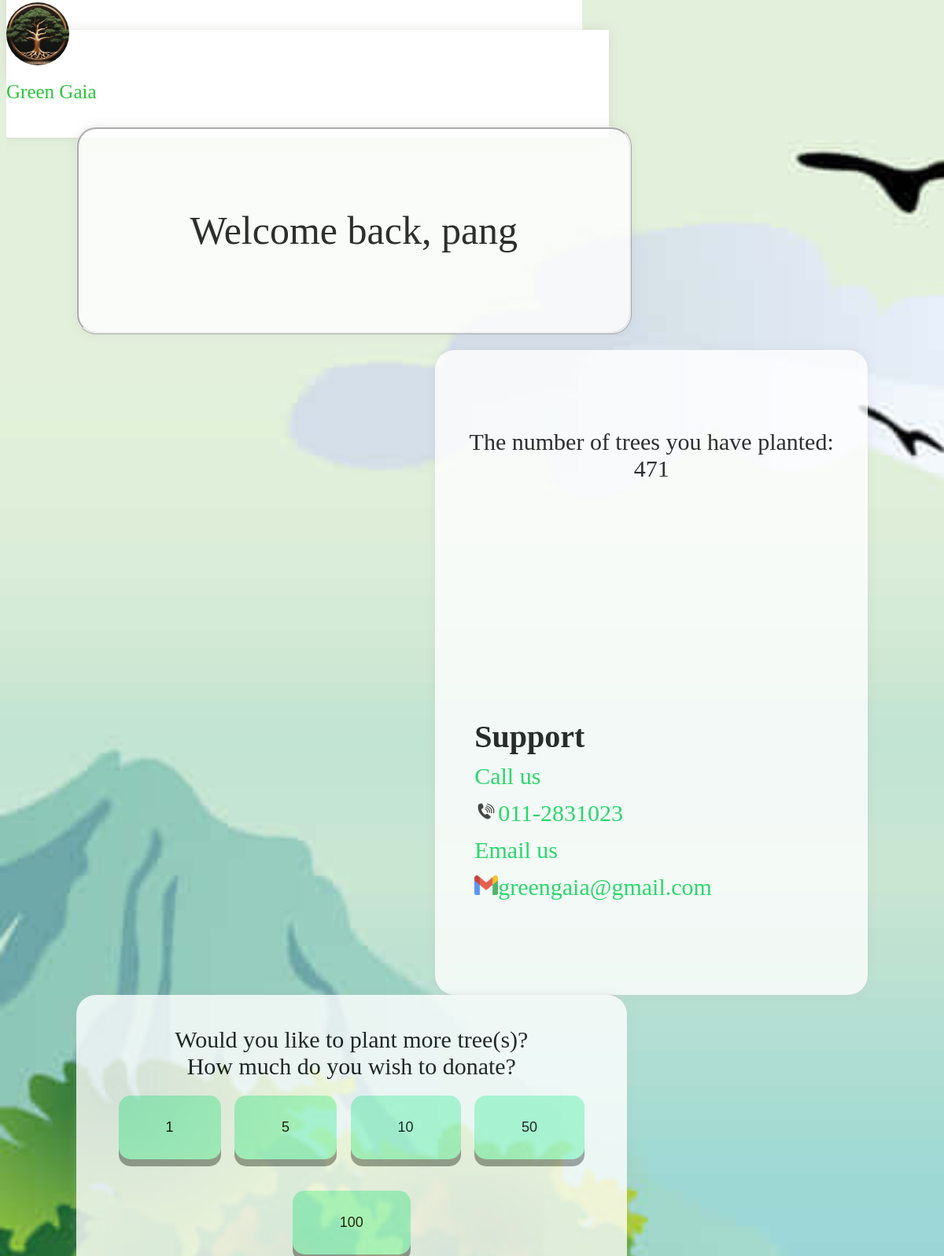
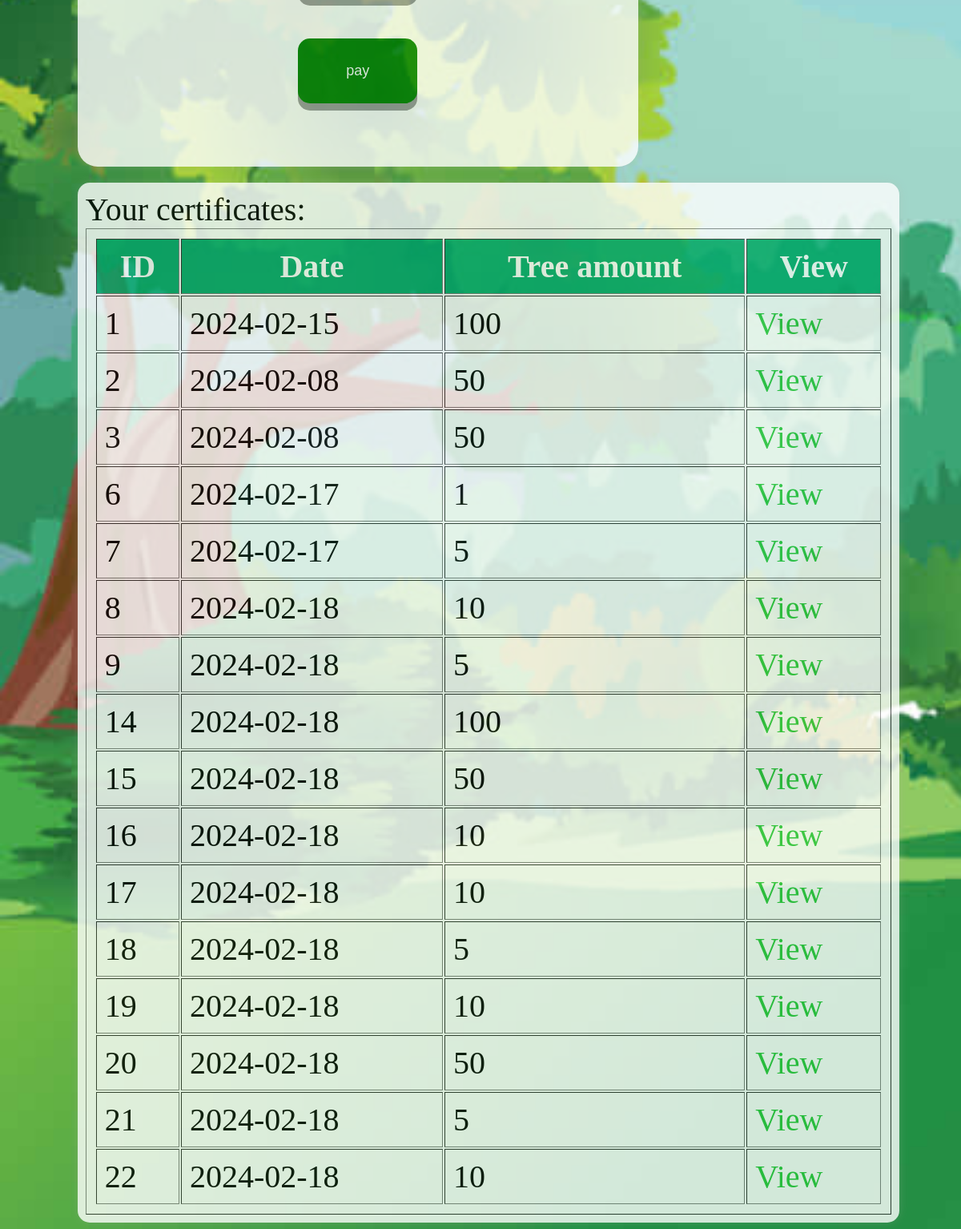
Screenshot of /Assignment/Member.php (signed in) with the database file from the repository (2 pictures, top to bottom).
### tables this page shows
CREATE TABLE `payment` (
  `payment_id` int(11) NOT NULL,
  `user_id` int(11) NOT NULL,
  `amount` int(100) NOT NULL,
  `date` date NOT NULL,
  `tree_amount` int(100) NOT NULL,
  `certificate_id` int(11) NOT NULL
);

### Assignment/Member.php (the view, shortened to what this page needs)
<?php
    $user_id = $_SESSION["user_id"];
    $username = $_SESSION["username"];
    include "dbConn.php";
?>
<!DOCTYPE html>
<html lang="en">
<head>
</head>
<body>
    <div class="box1">
        <ul>
            <li><a href="Main Page.html"><img class="logo1" src="Tree logo.jpg" alt="Tree Logo"></a></li>
            <li><a href="Main Page.html">Green Gaia</a></li>
    </div>
    <div id="bigbox">
        <div id="welcomebox">Welcome back, <?php echo $username; ?></div>
        <div id="treebox">The number of trees you have planted:<br>
        <?php
        $query = "SELECT SUM(tree_amount) as TTS FROM payment WHERE user_id like '%$user_id%'";
        $results = mysqli_query($connection, $query);
        if(mysqli_num_rows($results)>0) {
            $row = mysqli_fetch_assoc($results);
            echo $row["TTS"];
        }
        else {
            echo "No record found :(";
        }
        ?>
            <div id="treebox2"><b>Support</b><br>
                <span class="callus">Call us<br><img src="phone logo.jpg" class="imgcontact">011-2831023<br>
                Email us<br><img src="gmail icon.png" class="imgcontact">greengaia@gmail.com</span></div>
        </div>
        <div id="paymentbox">Would you like to plant more tree(s)?<br>
        How much do you wish to donate?<br>
        <form action="Member.php" method="post">
            <input type="submit" name="button1" class="button" value="1" />
            <input type="submit" name="button2" class="button" value="5" />
            <input type="submit" name="button3" class="button" value="10" />
            <input type="submit" name="button4" class="button" value="50" />
            <input type="submit" name="button5" class="button" value="100" />
        </form>
        <div style="padding: 10px 330px 0px  0px;"></div>
        <form action="payment.php" method="post">
            <input type="submit" name="paybtn" class="button paybutton" value="pay">
        </form>
        </div>
        <div id="certificate">Your certificates:
            <?php
            $query = "SELECT * FROM payment where user_id LIKE '%$user_id%'";
            $results = mysqli_query($connection, $query);
            if(mysqli_num_rows($results)>0) {
                echo "<table border=1 class=table>
                <tr class=tablerow>
                    <th>ID</th>
                    <th>Date</th>
                    <th>Tree amount</th>
                    <th>View</th>
                </tr>";
                while($row = mysqli_fetch_assoc($results))
                {
            ?>
                    <tr>
                        <td><?php echo $row['payment_id']; ?> </td>
                        <td><?php echo $row['date']; ?> </td>
                        <td><?php echo $row['tree_amount']; ?> </td>
                        <td><a href="showcert.php?certificate_id=<?php echo $row['certificate_id'];?>&date=<?php echo $row['date'];?>">View</a></td>
                    </tr>
                <?php
                }
                } else {
                    echo 'Sorry no record found';
                }
                ?>
        </div>
    </div>
</body>
</html>

### Assignment/Member.php (style rules this page uses)
body { background-image: url(forest-background.jpg); background-repeat: no-repeat; background-size: cover; }
#bigbox { width: 85%; margin-top: 30px; margin-left: 7.5%; opacity: 0.8; }
#welcomebox { width: 700px; top: 0px; left: 0px; text-align: center; padding: 100px 0px; font-size: 50px; float:left; border-radius: 25px; border-style: ridge; background-color: white; margin-bottom: 20px; box-shadow: rgba(179, 172, 168, 0.55) 0px 0px 15px -4px; }
#treebox { height: 720px; width: 550px; background-color: white; float: right; text-align: center; padding-top: 100px; font-size: 30px; box-shadow: rgba(179, 172, 168, 0.55) 0px 0px 15px -4px; border-radius: 25px; }
#treebox2 { height: 300px; width: 500px; background-color: white; padding-top: 300px; padding-left: 50px; font-size: 40px; text-align: left; }
#paymentbox { height: 500px; width: 700px; top: 0px; left: 0px; text-align: center; padding-top: 40px; margin-bottom: 20px; font-size: 30px; float:left; background-color: white; box-shadow: rgba(179, 172, 168, 0.55) 0px 0px 15px -4px; border-radius: 25px; }
.button { border: none; padding: 30px 60px; text-align: center; font-size: 16px; margin: 20px 5px; cursor: pointer; border-radius: 15px; font-size: large; box-shadow: 0 9px #999; background-color: #aafad3; }
.paybutton { background-color: green; color: white; }
#certificate { height: 100%; width: 100%; background-color: white; padding: 10px 10px; font-size: 40px; border-radius: 15px; box-shadow: rgba(179, 172, 168, 0.55) 0px 0px 15px -4px }
.logo1 { width: 80px; margin-left: 0px; margin-top: -25px; border-radius: 100%; float: left; }
.box1 ul { text-align: left; display: inline; padding: 45px 0px 17px 0; background-color: white; padding-bottom: 75px; box-shadow: rgba(179, 172, 168, 0.55) 0px 0px 15px -4px; font-family: 'Maitree', serif; }
.box1 ul li { display: inline-block; margin-right: 2.5px; margin-top: 10px; position: relative; padding: 10px 649px 0px 0px; transition: color 0.3s; vertical-align: top; font-size: 25px; font-family: 'Maitree', serif; cursor: pointer; text-align: left; }
.table { width: 100%; padding: 10px 10px; }
th { background-color: #04AA6D; color: white; }
th, td { padding: 10px 10px; }
a { text-decoration: none; color: #2ac73c; font-size: 100%; }
.callus { font-size: 30px; color: #02d653; text-decoration: none; }
.imgcontact { width: 30px; height: 25px; }

### rows the page displays
payment: payment_id "1", date "2024-02-15", tree_amount "100"
payment: payment_id "2", date "2024-02-08", tree_amount "50"
payment: payment_id "3", date "2024-02-08", tree_amount "50"
payment: payment_id "6", date "2024-02-17", tree_amount "1"
payment: payment_id "7", date "2024-02-17", tree_amount "5"
payment: payment_id "8", date "2024-02-18", tree_amount "10"
payment: payment_id "9", date "2024-02-18", tree_amount "5"
payment: payment_id "14", date "2024-02-18", tree_amount "100"
payment: payment_id "15", date "2024-02-18", tree_amount "50"
payment: payment_id "16", date "2024-02-18", tree_amount "10"
payment: payment_id "17", date "2024-02-18", tree_amount "10"
payment: payment_id "18", date "2024-02-18", tree_amount "5"
payment: payment_id "19", date "2024-02-18", tree_amount "10"
payment: payment_id "20", date "2024-02-18", tree_amount "50"
payment: payment_id "21", date "2024-02-18", tree_amount "5"
payment: payment_id "22", date "2024-02-18", tree_amount "10"

### other values shown
$username "pang"
$row["TTS"] "471"
